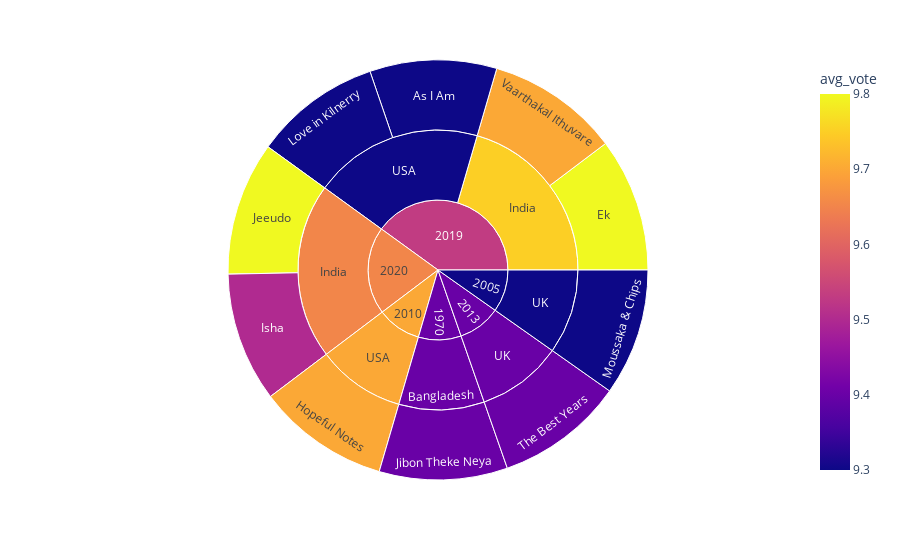

The notebook cell this image was saved under:
### Markdown cell above
All time best movies:

### Code cell
imdbdf_clean = imdbdf_clean.sort_values(by = 'avg_vote', ascending = False)
rating = imdbdf_clean[0:10] #get the 1st 10 values
fig = px.sunburst(rating, path = ['year', 'country', 'title'], values = 'avg_vote', color = 'avg_vote')
fig.show()

### Figure 1 — Plotly figure (JSON) as saved in the notebook; plotly's stock layout.template omitted (floating-point values rounded to 4 significant figures)
{"data": [{"branchvalues": "total", "customdata": [[9.3], [9.8], [9.7], [9.5], [9.8], [9.4], [9.3], [9.3], [9.4], [9.7], [9.4], [9.75], [9.652], [9.3], [9.4], [9.7], [9.3], [9.4], [9.3], [9.7], [9.4], [9.53], [9.652]], "domain": {"x": [0, 1], "y": [0, 1]}, "hovertemplate": "labels=%{label}<br>avg_vote_sum=%{value}<br>parent=%{parent}<br>id=%{id}<br>avg_vote=%{color}<extra></extra>", "ids": ["2019/USA/As I Am", "2019/India/Ek", "2010/USA/Hopeful Notes", "2020/India/Isha", "2020/India/Jeeudo", "1970/Bangladesh/Jibon Theke Neya", "2019/USA/Love in Kilnerry", "2005/UK/Moussaka & Chips", "2013/UK/The Best Years", "2019/India/Vaarthakal Ithuvare", "1970/Bangladesh", "2019/India", "2020/India", "2005/UK", "2013/UK", "2010/USA", "2019/USA", "1970", "2005", "2010", "2013", "2019", "2020"], "labels": ["As I Am", "Ek", "Hopeful Notes", "Isha", "Jeeudo", "Jibon Theke Neya", "Love in Kilnerry", "Moussaka & Chips", "The Best Years", "Vaarthakal Ithuvare", "Bangladesh", "India", "India", "UK", "UK", "USA", "USA", "1970", "2005", "2010", "2013", "2019", "2020"], "marker": {"coloraxis": "coloraxis", "colors": [9.3, 9.8, 9.7, 9.5, 9.8, 9.4, 9.3, 9.3, 9.4, 9.7, 9.4, 9.75, 9.652, 9.3, 9.4, 9.7, 9.3, 9.4, 9.3, 9.7, 9.4, 9.53, 9.652]}, "name": "", "parents": ["2019/USA", "2019/India", "2010/USA", "2020/India", "2020/India", "1970/Bangladesh", "2019/USA", "2005/UK", "2013/UK", "2019/India", "1970", "2019", "2020", "2005", "2013", "2010", "2019", "", "", "", "", "", ""], "type": "sunburst", "values": [9.3, 9.8, 9.7, 9.5, 9.8, 9.4, 9.3, 9.3, 9.4, 9.7, 9.4, 19.5, 19.3, 9.3, 9.4, 9.7, 18.6, 9.4, 9.3, 9.7, 9.4, 38.1, 19.3]}], "layout": {"autosize": true, "coloraxis": {"colorbar": {"title": {"text": "avg_vote"}}, "colorscale": [[0, "#0d0887"], [0.1111, "#46039f"], [0.2222, "#7201a8"], [0.3333, "#9c179e"], [0.4444, "#bd3786"], [0.5556, "#d8576b"], [0.6667, "#ed7953"], [0.7778, "#fb9f3a"], [0.8889, "#fdca26"], [1, "#f0f921"]]}, "legend": {"tracegroupgap": 0}, "margin": {"t": 60}}}
